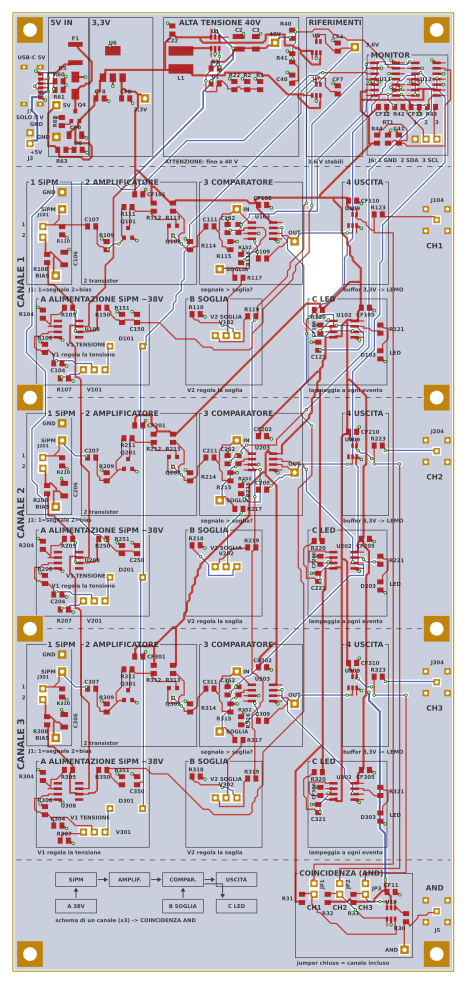
#> input picture hardware/variante_3ch/anteprima_pcb_3ch.png, 1400 x 2952 px (shown at 1/3 size)
$ python pdf_completo.py
#> lines starting #> are read from the running program, lines starting #| are printed output that depends on the picture
# -*- coding: utf-8 -*-
"""PDF unico del sistema: schemi elettrici (rivelatore + moduli), anteprime dei PCB,
preventivo e, in appendice, gli schemi KiCad (quelli usati per la verifica schema = PCB).

    python3 pdf_completo.py      ->  docs/SISTEMA_schemi_PCB_preventivo.pdf

Prima: generator/schema_a4.py (rivelatore), moduli/schemi_a4.py, costruisci_modulo.py.
"""
import os, subprocess, tempfile
import matplotlib
matplotlib.use("Agg")
import matplotlib.pyplot as plt
from matplotlib.backends.backend_pdf import PdfPages
from pypdf import PdfReader, PdfWriter

HERE = os.path.dirname(os.path.abspath(__file__))
ROOT = os.path.normpath(os.path.join(HERE, "..", ".."))
DOCS = os.path.join(ROOT, "docs")
OUT = os.path.join(DOCS, "SISTEMA_schemi_PCB_preventivo.pdf")
RED = "#d00000"

SCHEDE = [  # titolo, immagine, righe
    ("Rivelatore a 3 canali (schema INFN + variante)", os.path.join(ROOT, "hardware/variante_3ch/anteprima_pcb_3ch.png"),
     ["103 x 223,9 mm, 2 strati", "file: hardware/variante_3ch/ (KiCad, Gerber, BOM JLCPCB e Mouser)",
      "verifica KiCad: schema = PCB, DRC senza errori, connettivita' sul rame OK"]),
    ("Scatolina di acquisizione", os.path.join(HERE, "acquisizione/anteprima_scheda_acquisizione.png"),
     ["105 x 70 mm, 2 strati, piano di massa sopra e sotto",
      "file: hardware/moduli/acquisizione/ (KiCad, Gerber, BOM e CPL JLCPCB)",
      "verifica KiCad: schema = PCB, DRC senza errori, connettivita' sul rame OK",
      "LEMO a gomito sul bordo inferiore, porte I2C sul bordo superiore, GPS a destra"]),
    ("Modulo meteo", os.path.join(HERE, "meteo/anteprima_modulo_meteo.png"),
     ["36 x 22 mm, 2 strati; sensore di umidita' su isola con fessure, senza rame sotto",
      "file: hardware/moduli/meteo/ (KiCad, Gerber, BOM e CPL JLCPCB)",
      "verifica KiCad: schema = PCB, DRC senza errori ne' avvisi, connettivita' OK"]),
]

PREVENTIVO = [
    ("Rivelatore: 5 PCB, montaggio SMD su 2", "JLCPCB", "110-140"),
    ("Rivelatore: chip a mano, KK, ponticelli", "Mouser", "~117"),
    ("SiPM AFBR-S4N22P014M (6)", "Mouser", "125 (se mancano)"),
    ("Scatolina: 5 PCB, montaggio su 2", "JLCPCB", "40-50"),
    ("Modulo meteo: 5 PCB, montaggio su 2", "JLCPCB", "35-45"),
    ("Pico 2, zoccoli, KK, strip, cavetti", "Mouser", "~30"),
    ("GPS NEO-M9N SMA (2) + antenne attive 5 m (2)", "Mouser", "~180 (economico ~100)"),
    ("SHT45 a parte, cavi Qwiic, scatole Hammond", "Mouser", "~40"),
    ("Raspberry Pi Zero 2 W + SD (2)", "rivenditore", "~50"),
    ("Alimentatori USB 5 V e cavi", "rivenditore", "~30"),
    ("Base in plexiglass, distanziali", "laboratorio", "20-40"),
]


def pagina(pdf, titolo):
    fig = plt.figure(figsize=(11.69, 8.27))
    ax = fig.add_axes([0, 0, 1, 1])
    ax.set_axis_off()
    ax.set_xlim(0, 297)
    ax.set_ylim(0, 210)
    ax.add_patch(plt.Rectangle((8, 8), 281, 194, fill=False, lw=1.0))
    ax.text(16, 192, titolo, fontsize=17, fontweight="bold", va="center")
    return fig, ax


def copertina(pdf):
    fig, ax = pagina(pdf, "")
    ax.text(148.5, 150, "Rivelatore di muoni cosmici per le scuole", fontsize=24, ha="center", fontweight="bold")
    ax.text(148.5, 136, "Schemi elettrici, PCB e preventivo del sistema completo", fontsize=15, ha="center")
    ax.text(148.5, 126, "INFN sez. Torino - progetto glacier-elettronica - rev. A - 11/10/2026", fontsize=10,
            ha="center", color="#444")
    idx = ["Architettura del sistema",
           "Rivelatore a 3 canali: 6 fogli A4 (nero = circuito INFN originale, rosso = variante)",
           "Scatolina di acquisizione: ingressi LEMO e PPS; Pico 2, GPS, hub I2C (scheda nuova, in rosso)",
           "Modulo meteo SHT45 + LPS22HH (scheda nuova, in rosso)",
           "Anteprime dei tre PCB",
           "Preventivo per due sistemi completi",
           "Appendice: schemi KiCad (gli stessi file verificati contro i PCB)"]
    for i, t in enumerate(idx):
        ax.text(70, 104 - i * 9, f"{i + 1}.  {t}", fontsize=11)
    ax.text(70, 32, "Colori:", fontsize=10, fontweight="bold")
    ax.text(88, 32, "nero = circuito INFN originale (S. Gallian, 2024)", fontsize=10)
    ax.text(88, 25, "rosso = aggiunto o modificato in questo progetto", fontsize=10, color=RED)
    pdf.savefig(fig)
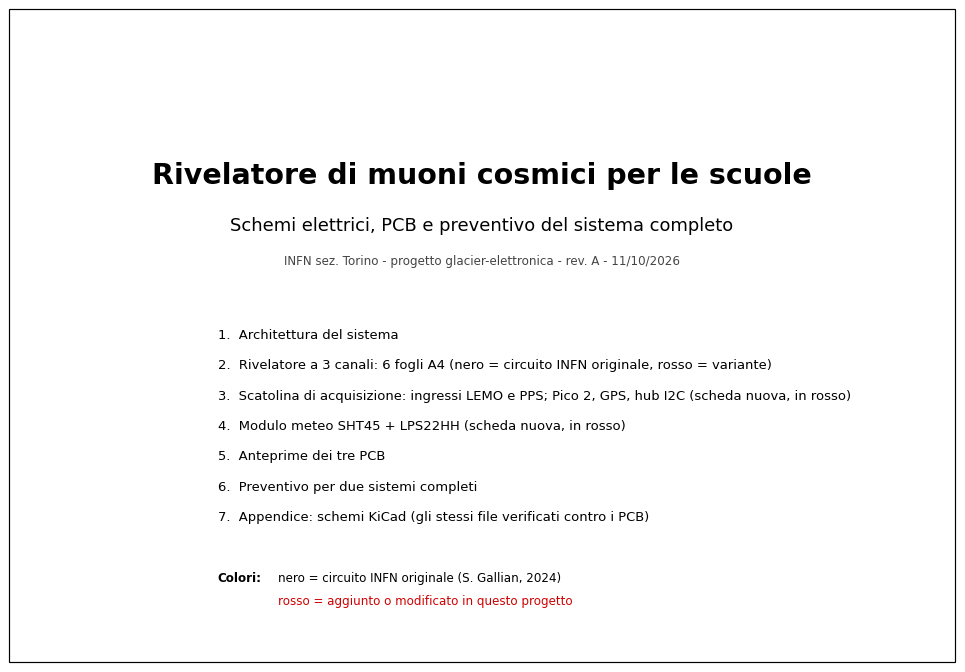
#> figure drawn by matplotlib, 1 panel
    plt.close(fig)


def pagine_pcb(pdf):
    for titolo, img, righe in SCHEDE:
        fig, ax = pagina(pdf, "PCB - " + titolo)
        im = plt.imread(img)
#> im is the input picture: shape (2952, 1400, 4) float32; mean R, G, B, A 0.763, 0.729, 0.762, 1
        h, w = im.shape[:2]
#> h = 2952; w = 1400
        bw, bh = 265, 150                               # riquadro dell'immagine (mm)
        s = min(bw / w, bh / h)
#> s = 0.0508
        iw, ih = w * s, h * s
#> iw = 71.14; ih = 150
        x0, y0 = 148.5 - iw / 2, 30 + (bh - ih) / 2
#> x0 = 112.9; y0 = 30
        ax.imshow(im, extent=(x0, x0 + iw, y0, y0 + ih), zorder=2)
        for i, t in enumerate(righe):
            ax.text(16, 22 - i * 4.6, t, fontsize=9, color=RED if i == 0 else "black")
        if "Rivelatore" not in titolo:
            ax.text(281, 180, "rame sopra (rosso), rame sotto (blu), serigrafia (giallo)", fontsize=8, ha="right",
                    color="#555")
        pdf.savefig(fig)
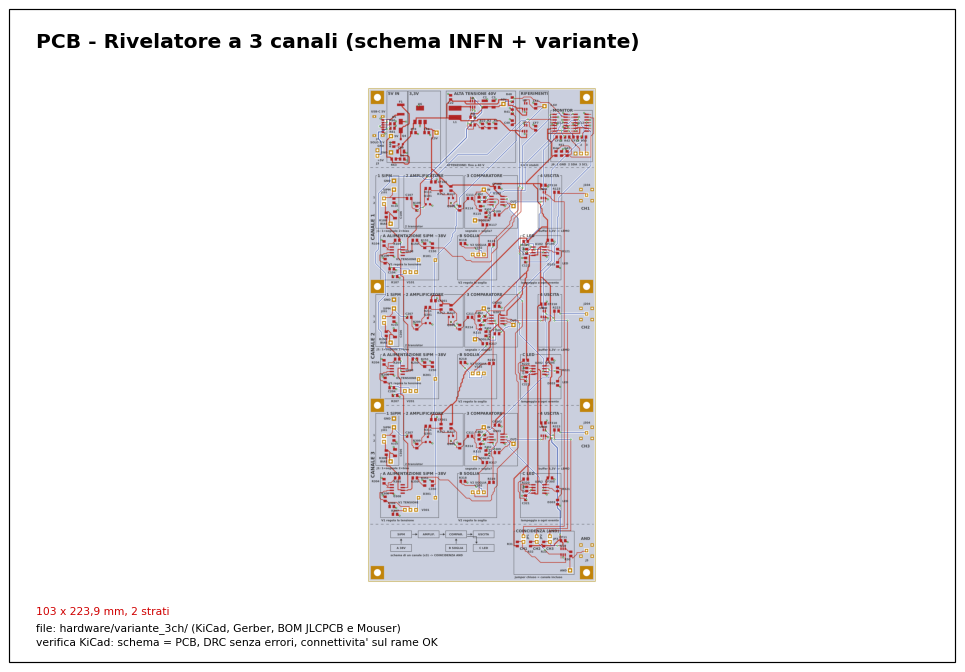
#> figure drawn by matplotlib, 1 panel
        plt.close(fig)
#> pass 2 of the loop in pagine_pcb, `for titolo, img, righe in SCHEDE:`:
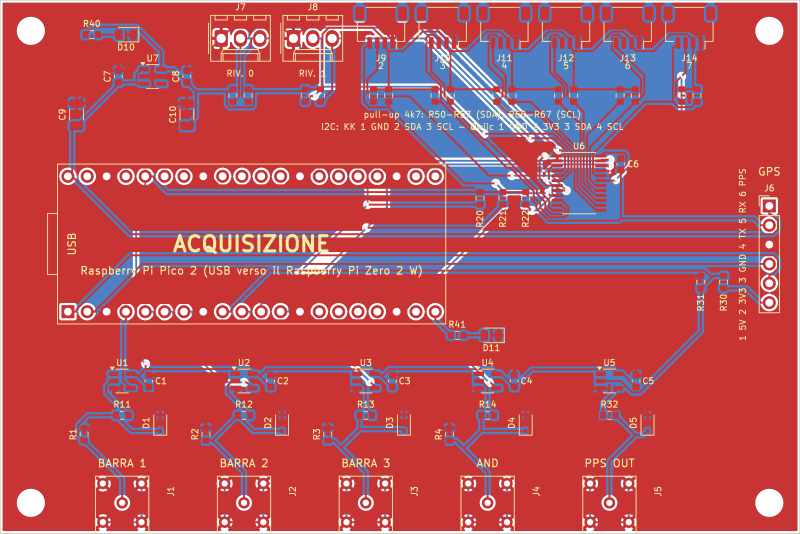
#> input picture hardware/moduli/acquisizione/anteprima_scheda_acquisizione.png, 1600 x 1067 px (shown at 1/2 size)
#> in pagine_pcb, im is the input picture: shape (1067, 1600, 3) float32; mean R, G, B 0.736, 0.312, 0.341
#> in pagine_pcb, `pdf.savefig(fig)`:
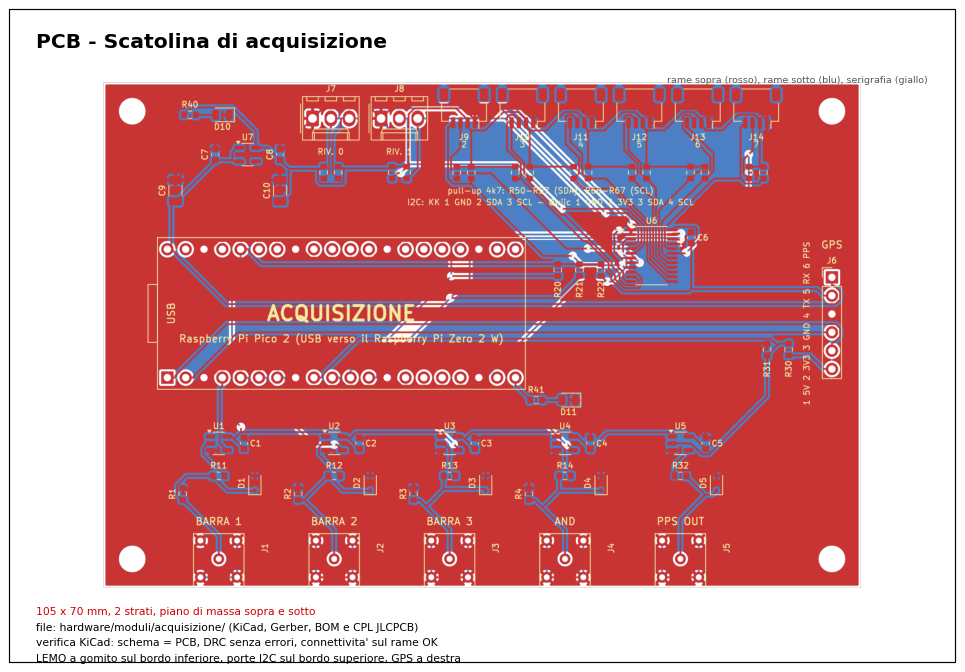
#> figure drawn by matplotlib, 1 panel
#> pass 3 of the loop in pagine_pcb, `for titolo, img, righe in SCHEDE:`:
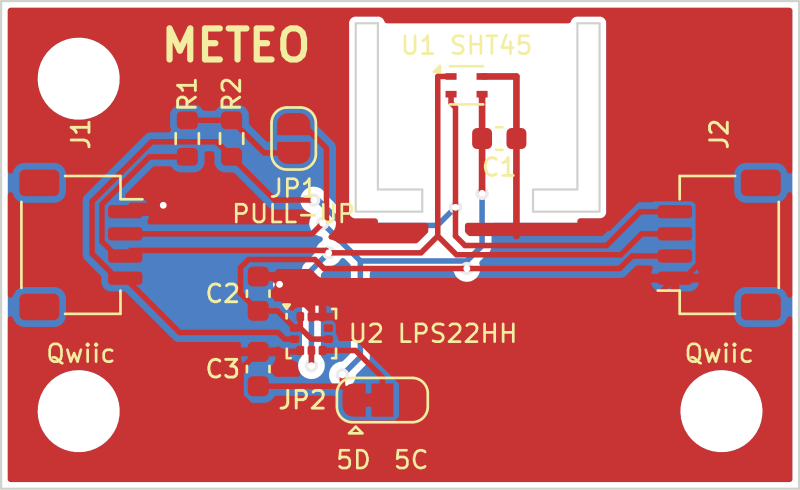
#> input picture hardware/moduli/meteo/anteprima_modulo_meteo.png, 1600 x 980 px (shown at 1/2 size)
#> in pagine_pcb, im is the input picture: shape (980, 1600, 4) float32; mean R, G, B, A 0.788, 0.429, 0.446, 1
#> in pagine_pcb, `pdf.savefig(fig)`:
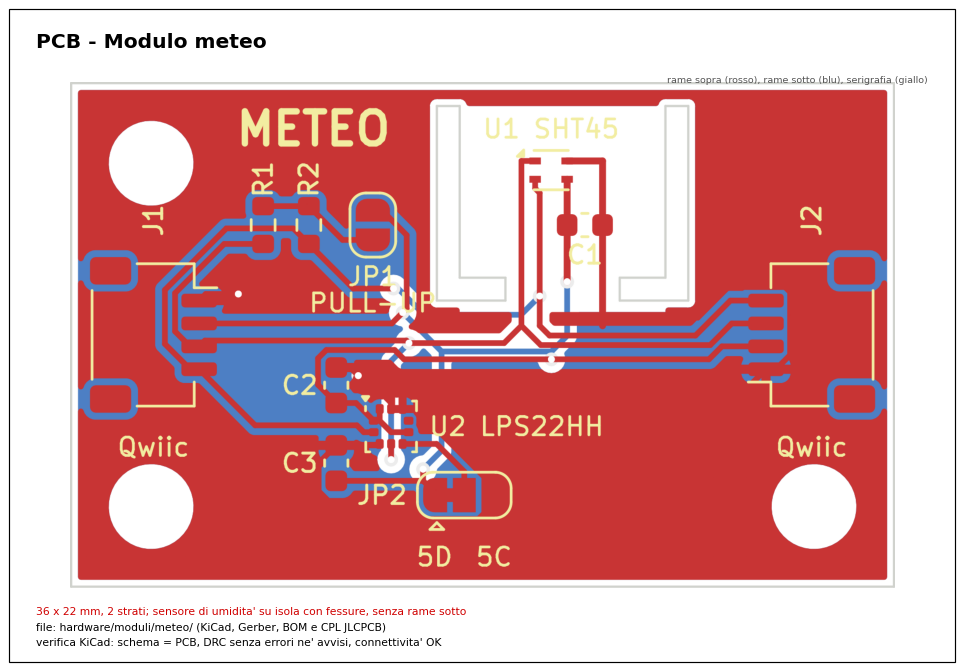
#> figure drawn by matplotlib, 1 panel


def pagina_preventivo(pdf):
    fig, ax = pagina(pdf, "Preventivo - due sistemi completi (stime, euro)")
    ys = 170
    ax.text(16, ys, "Voce", fontsize=10, fontweight="bold")
    ax.text(170, ys, "Dove", fontsize=10, fontweight="bold")
    ax.text(225, ys, "Stima (EUR)", fontsize=10, fontweight="bold")
    ax.plot([16, 281], [ys - 3, ys - 3], color="black", lw=0.8)
    for i, (v, d, c) in enumerate(PREVENTIVO):
        y = ys - 10 - i * 8
        ax.text(16, y, v, fontsize=10)
        ax.text(170, y, d, fontsize=10)
        ax.text(225, y, c, fontsize=10)
    y = ys - 10 - len(PREVENTIVO) * 8
    ax.plot([16, 281], [y + 4, y + 4], color="black", lw=0.8)
    ax.text(16, y - 2, "Totale", fontsize=11, fontweight="bold")
    ax.text(60, y - 2, "~780-850 con SiPM;   ~650-720 senza SiPM;   ~570-640 senza SiPM e col GPS economico",
            fontsize=10, fontweight="bold")
    note = ["Cavi LEMO non inclusi (gia' disponibili). Prese LEMO EPL.00.250.NTN, se mancano: ~18 EUR l'una.",
            "Prezzi stimati sui listini di ottobre 2026 (Mouser, TME, DigiKey, Adafruit, SparkFun, listino prototipi JLCPCB):",
            "il numero vero si ottiene caricando BOM e CPL nei carrelli (dettagli e codici in hardware/PREVENTIVO.md).",
            "JLCPCB: un solo ordine per le tre schede; le parti a foro passante (Pico, LEMO, KK, strip) si saldano a mano."]
    for i, t in enumerate(note):
        ax.text(16, 30 - i * 5, t, fontsize=8.5)
    pdf.savefig(fig)
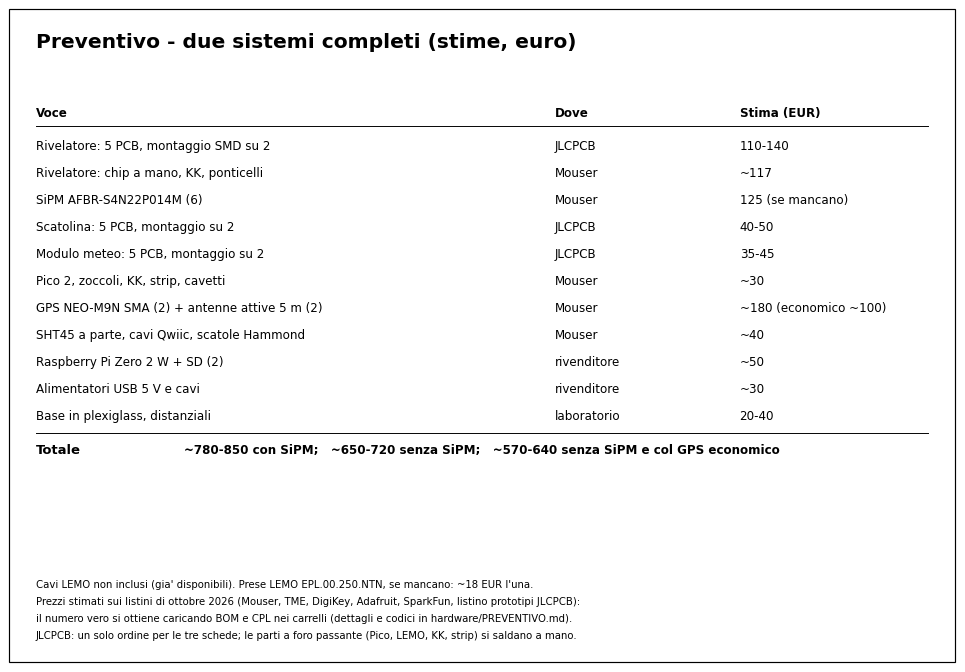
#> figure drawn by matplotlib, 1 panel
    plt.close(fig)


def main():
    td = tempfile.mkdtemp()
    parti = os.path.join(td, "parti.pdf")
    with PdfPages(parti) as pdf:
        copertina(pdf)
        pagine_pcb(pdf)
        pagina_preventivo(pdf)
    kicad = []
    for sch in ("hardware/variante_3ch/riv_cosmici_3ch.kicad_sch",
                "hardware/moduli/acquisizione/scheda_acquisizione.kicad_sch",
                "hardware/moduli/meteo/modulo_meteo.kicad_sch"):
        o = os.path.join(td, os.path.basename(sch) + ".pdf")
        subprocess.run(["kicad-cli", "sch", "export", "pdf", "-o", o, os.path.join(ROOT, sch)],
                       check=True, capture_output=True)
        kicad.append(o)
    P = PdfReader(parti)
    MOD = PdfReader(os.path.join(DOCS, "schema_A4_moduli.pdf"))
    RIV = PdfReader(os.path.join(DOCS, "schema_A4_3canali.pdf"))
    w = PdfWriter()
    w.add_page(P.pages[0])                                       # copertina
    w.add_page(MOD.pages[0])                                     # architettura
    for p in RIV.pages:                                          # rivelatore (6 fogli)
        w.add_page(p)
    for p in MOD.pages[1:]:                                      # scatolina, meteo
        w.add_page(p)
    for p in P.pages[1:]:                                        # PCB, preventivo
        w.add_page(p)
    for k in kicad:                                              # appendice
        for p in PdfReader(k).pages:
            w.add_page(p)
    w.write(OUT)
    print("scritto", os.path.relpath(OUT, ROOT), "-", len(w.pages), "pagine")


if __name__ == "__main__":
    main()
#> (the call stopped at in main, `subprocess.run(["kicad-cli", "sch", "export", "pdf", "-o", o, os.path...`: subprocess is not available in this run)
